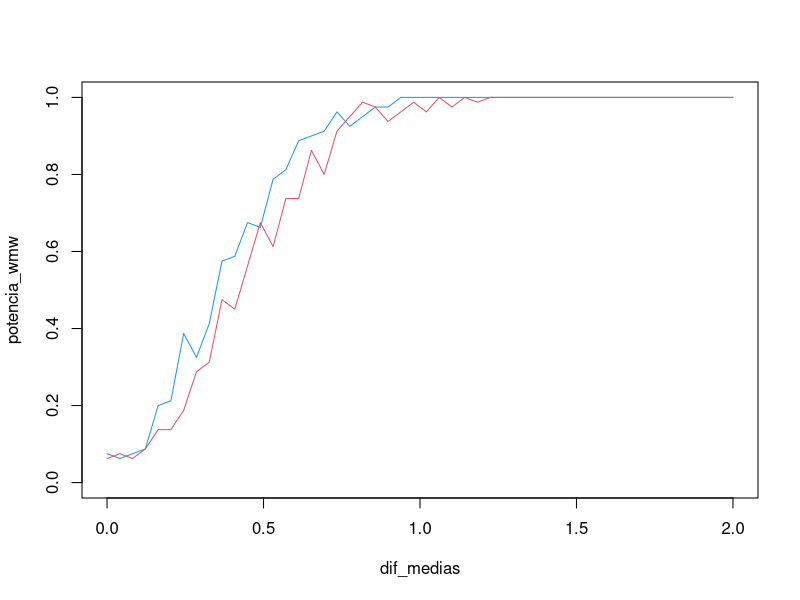
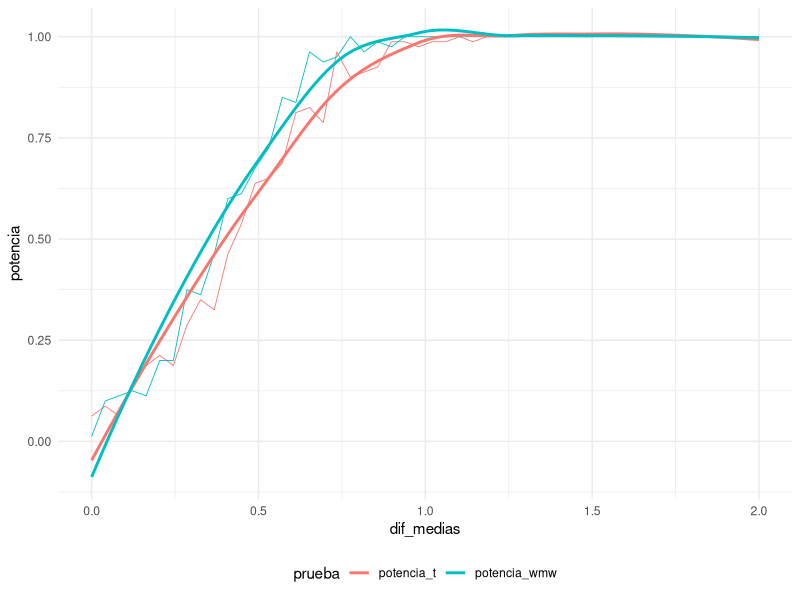

Here is the R script that generated these plots, in order:


# Revisemos la potencia de una prueba. ------------------------------------


# wmw con dos gamas -------------------------------------------------------

# La media de una gamma es shape/rate, vamos a mover el shape -------------

tamano_muestral <- 50
iteraciones <- 80
dif_media_ini <- 0
dif_media_fin <- 2
media_x <- 1
n_pasos <- 50
umbral_significancia <- 0.05
dif_medias <- seq(dif_media_ini, dif_media_fin, length.out = n_pasos)



# prueba wmw --------------------------------------------------------------


potencia_wmw <- vector()

for(k in seq_along(dif_medias)){ 
  
  sim_shape <- dif_medias[k] + media_x
  
  p_valores <- vector()
  
  for(i in seq_len(iteraciones)){
    x <- rgamma(tamano_muestral, media_x, 1)
    y <- rgamma(tamano_muestral, sim_shape, 1)
    p_valores[i] <- wilcox.test(x, y)$p.value
    
  }
  
  potencia_wmw[k] <- mean(p_valores < umbral_significancia)
  
}


# prueba t ----------------------------------------------------------------



potencia_t <- vector()

for(k in seq_along(dif_medias)){ 
  
  sim_shape <- dif_medias[k] + media_x
  
  p_valores <- vector()
  
  for(i in seq_len(iteraciones)){
    x <- rgamma(tamano_muestral, media_x, 1)
    y <- rgamma(tamano_muestral, sim_shape, 1)
    p_valores[i] <- t.test(x, y)$p.value
    
  }
  
  potencia_t[k] <- mean(p_valores < umbral_significancia)
  
}




plot(dif_medias, potencia_wmw, ylim = c(0, 1), col = 4, type = "l")
lines(dif_medias, potencia_t, col = 2)


# Tidy approach -----------------------------------------------------------

# Paquetes ----------------------------------------------------------------


library("ggplot2")
library("dplyr")
library("tidyr")
library("magrittr")
library("purrr")

tamano_muestral <- 50
iteraciones <- 80
dif_media_ini <- 0
dif_media_fin <- 2
media_x <- 1
n_pasos <- 50
umbral_significancia <- 0.05
dif_medias <- seq(dif_media_ini, dif_media_fin, length.out = n_pasos)



fun_potencia_wmw <- function(shape_1, shape_2, iteraciones){
  map_dbl(
    seq_len(iteraciones), 
    function(i){
      x <- rgamma(tamano_muestral, shape_1, 1)
      y <- rgamma(tamano_muestral, shape_2, 1)
      wilcox.test(x, y) %$% p.value
    }
  ) -> p_valores
  mean(p_valores < umbral_significancia)
}


fun_potencia_t <- function(shape_1, shape_2, iteraciones){
  
  map_dbl(
    seq_len(iteraciones), 
    function(i){
      x <- rgamma(tamano_muestral, shape_1, 1)
      y <- rgamma(tamano_muestral, shape_2, 1)
      t.test(x, y) %$% p.value
    }
  ) -> p_valores
  mean(p_valores < umbral_significancia)
}

tibble(
  dif_medias,
  shape_01 = media_x,
  shape_02 = shape_01 + dif_medias,
  potencia_wmw = map2_dbl(shape_01, shape_02, fun_potencia_wmw, iteraciones),
  potencia_t = map2_dbl(shape_01, shape_02, fun_potencia_t, iteraciones),
) -> simulaciones


simulaciones %>% 
  gather("prueba", "potencia", potencia_wmw, potencia_t) %>% 
  ggplot +
  geom_line(aes(x = dif_medias, y = potencia, colour = prueba), size = 0.3) +
  geom_smooth(aes(x = dif_medias, y = potencia, colour = prueba), size = 1, se = FALSE) + 
  theme_minimal() +
  theme(legend.position = "bottom")
  
